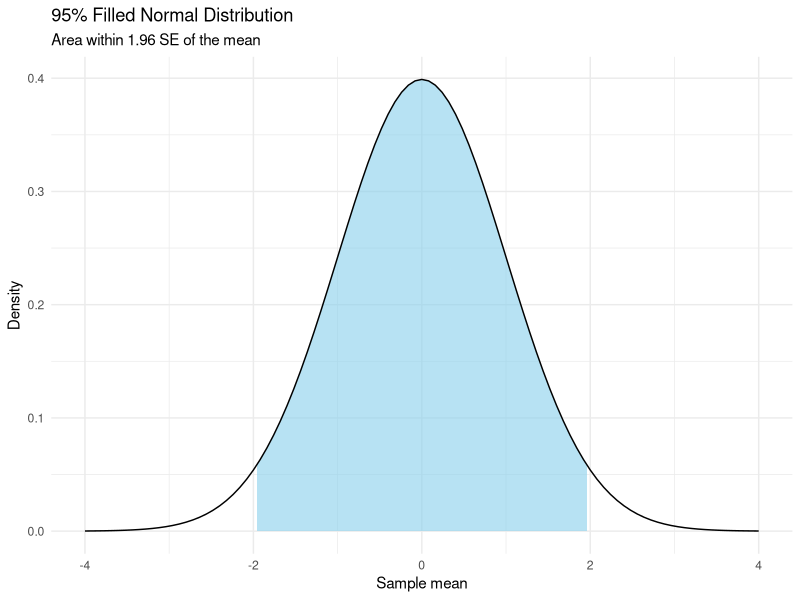
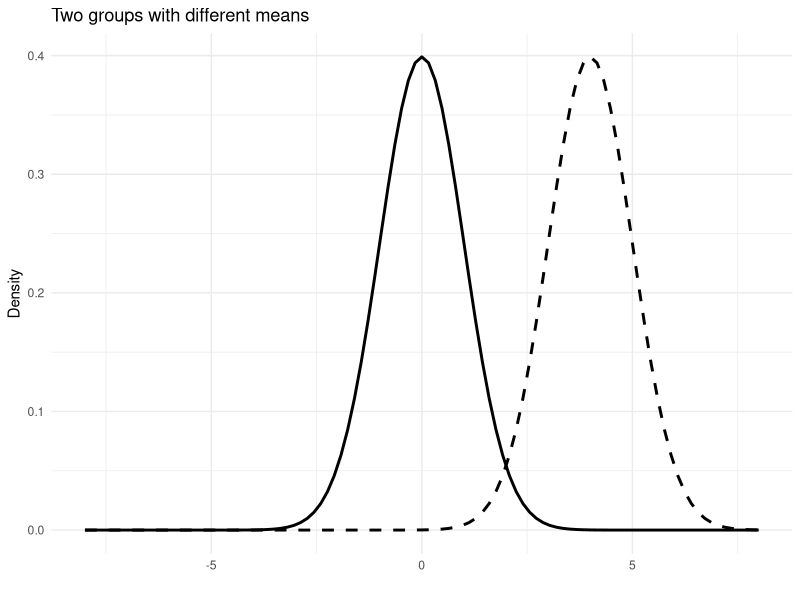
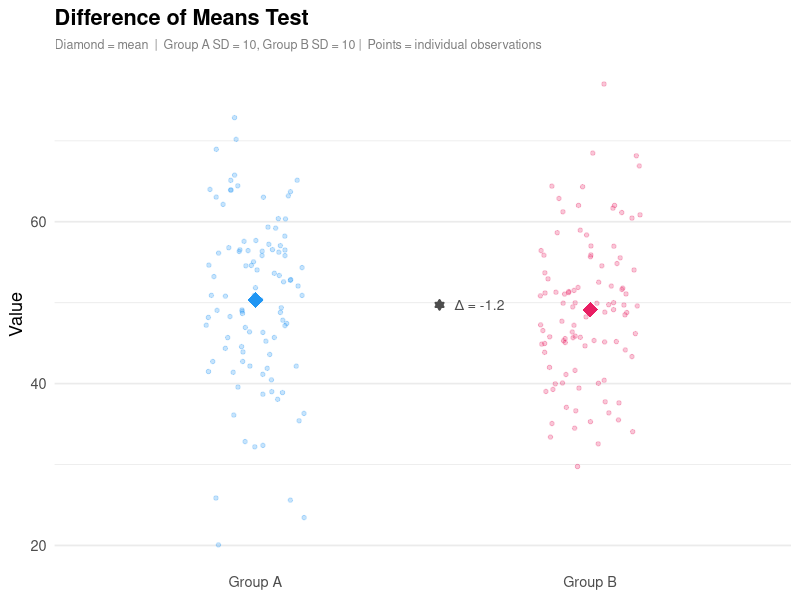
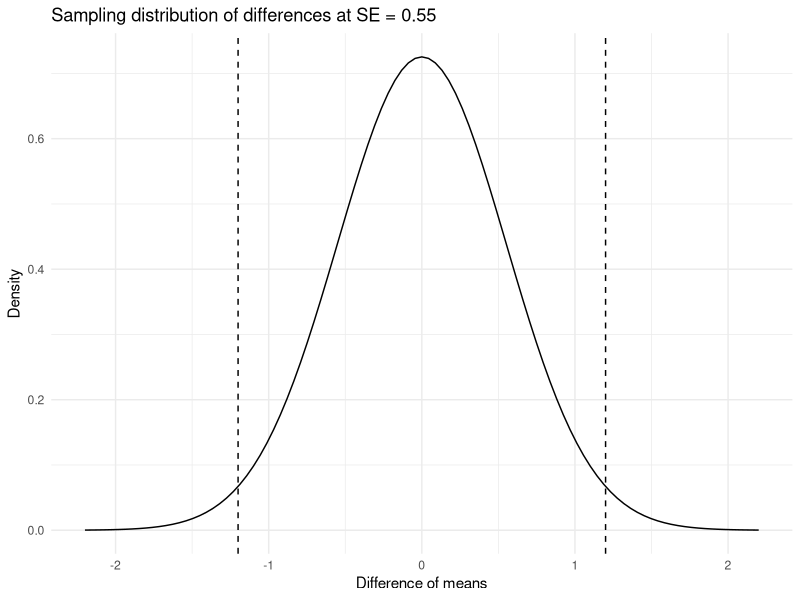
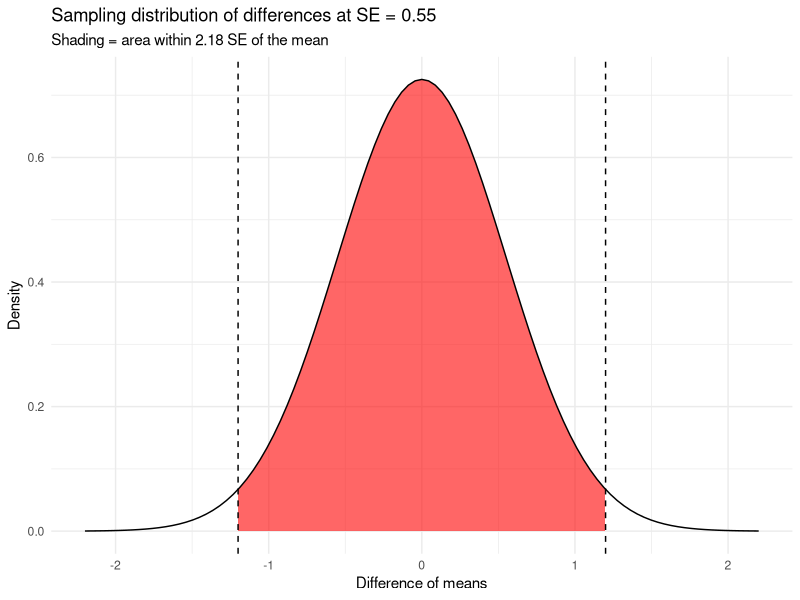
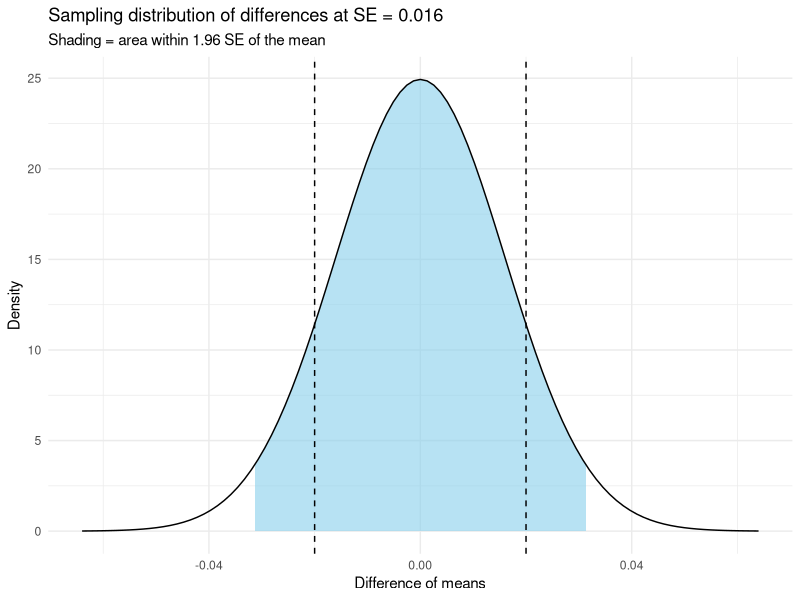

These charts were generated, in order, by the following R code:
## ---- chunk 1
#| fig-align: center

library(ggplot2)

# Define parameters
mean_val <- 0
sd_val <- 1
# 95% CI is roughly mean +/- 1.96 * sd
lower_bound <- qnorm(0.025, mean = mean_val, sd = sd_val)
upper_bound <- qnorm(0.975, mean = mean_val, sd = sd_val)

# Create the plot
ggplot(data.frame(x = c(mean_val - 4*sd_val, mean_val + 4*sd_val)), aes(x = x)) +
  # Fill the 95% area
  stat_function(fun = dnorm, args = list(mean = mean_val, sd = sd_val),
                xlim = c(lower_bound, upper_bound),
                geom = "area", fill = "skyblue", alpha = 0.6) +
  # Draw the full curve
  stat_function(fun = dnorm, args = list(mean = mean_val, sd = sd_val)) +
  labs(title = "95% Filled Normal Distribution",
       subtitle = "Area within 1.96 SE of the mean",
       x = "Sample mean", y = "Density") +
  theme_minimal()
## ---- chunk 2
set.seed(2000)
Mu <- 10 # population mean
var <- 5 # population variance
n <- 500 # sample size
sample_errors<-numeric(length = 100000) 
# 100,000 repeated samples
for(i in 1:100000){
  sample_mean<-mean(rnorm(n = n, mean = Mu, sd = sqrt(5)))
  sample_errors[i]<- sample_mean - Mu
}
# 95% of the errors are between:
quantile(sample_errors, c(.025, .975))

## ---- chunk 3

library(ggplot2)

# Define parameters
mean_val <- 0
sd_val <- 1
mean_val2<-4
sd_val2<-1
# 95% CI is roughly mean +/- 1.96 * sd
lower_bound <- qnorm(0.025, mean = mean_val, sd = sd_val)
upper_bound <- qnorm(0.975, mean = mean_val, sd = sd_val)

lower_bound2 <- qnorm(0.025, mean = mean_val2, sd = sd_val2)
upper_bound2 <- qnorm(0.975, mean = mean_val2, sd = sd_val2)


# Create the plot
ggplot(data.frame(x = c(mean_val - 8*sd_val, mean_val + 8*sd_val)), aes(x = x)) +
  # Fill the 95% area
 # stat_function(fun = dnorm, args = list(mean = mean_val, sd = sd_val),
#                xlim = c(lower_bound, upper_bound),
#                geom = "area", fill = "skyblue", alpha = 0.6) +
  # Draw the full curve
    # Fill the 95% area
 # stat_function(fun = dnorm, args = list(mean = mean_val, sd = sd_val),
#                xlim = c(lower_bound, upper_bound),
#                geom = "area", fill = "skyblue", alpha = 0.6) +
  # Draw the full curve
  stat_function(fun = dnorm, args = list(mean = mean_val, sd = sd_val), lwd=1) +
  
 # stat_function(fun = dnorm, args = list(mean = mean_val2, sd = sd_val2),
#                xlim = c(lower_bound, upper_bound),
#                geom = "area", fill = "orange", alpha = 0.6) +
  # Draw the full curve
  stat_function(fun = dnorm, args = list(mean = mean_val2, sd = sd_val2), lty=2, lwd=1) +
    # Fill the 95% area
 ## stat_function(fun = dnorm, args = list(mean = mean_val2, sd = sd_val2),
  #              xlim = c(lower_bound, upper_bound),
  #              geom = "area", fill = "orange", alpha = 0.6) +
  # Draw the full curve
  labs(title = "Two groups with different means",
       x = "", y = "Density") +
  theme_minimal()

## ---- chunk 4
#| fig-align: center

library(ggplot2)
library(dplyr)

# --- Simulate two groups ---
set.seed(42)
n <- 100
group_a <- rnorm(n, mean = 50, sd = 10)
group_b <- rnorm(n, mean = 50, sd = 10)

df <- data.frame(
  value = c(group_a, group_b),
  group = rep(c("Group A", "Group B"), each = n)
)

# --- Compute summary stats ---
stats <- df %>%
  group_by(group) %>%
  summarise(
    mean  = mean(value),
    se    = sd(value) / sqrt(n()),
    .groups = "drop"
  )

# --- Run t-test ---
ttest <- t.test(value ~ group, data = df)
p_val <- ttest$p.value
p_label <- ifelse(p_val < 0.001, "p < 0.001", paste0("p = ", round(p_val, 3)))

# --- Plot ---
ggplot() +
  # Jittered raw data points
  geom_jitter(
    data = df,
    aes(x = group, y = value, color = group),
    width = 0.15, alpha = 0.25, size = 1.2
  ) +
  # Shaded ±1 SE band (as a crossbar)
 # geom_crossbar(
#    data = stats,
#    aes(x = group, y = mean, ymin = mean - se, ymax = mean + se, fill = group),
#    width = 0.25, alpha = 0.4, color = NA
#  ) +
  # Mean point
  geom_point(
    data = stats,
    aes(x = group, y = mean, color = group),
    size = 5, shape = 18
  ) +
  # Mean ± 1 SE error bar
#  geom_errorbar(
#    data = stats,
#    aes(x = group, y = mean, ymin = mean - se, ymax = mean + se, color = group),
#    width = 0.12, linewidth = 1.2
#  ) +
  # Difference arrow + label
  annotate("segment",
    x = 1.55, xend = 1.55,
    y = stats$mean[1], yend = stats$mean[2],
    arrow = arrow(ends = "both", length = unit(0.08, "inches"), type = "closed"),
    color = "gray30", linewidth = 0.7
  ) +
  annotate("text",
    x = 1.67, y = mean(stats$mean),
    label = paste0("Δ = ", round(diff(stats$mean), 1)),
    size = 3.5, color = "gray30"
  ) +
  scale_color_manual(values = c("Group A" = "#2196F3", "Group B" = "#E91E63")) +
  scale_fill_manual( values = c("Group A" = "#2196F3", "Group B" = "#E91E63")) +
  labs(
    title    = "Difference of Means Test",
    subtitle = "Diamond = mean  |  Group A SD = 10, Group B SD = 10 |  Points = individual observations",
    x = NULL, y = "Value"
    #,
   # caption  = paste0(
  #    "Two-sample Welch t-test: t(", round(ttest$parameter, 1), ") = ",
  #    round(ttest$statistic, 2), ", ", p_label
  #  )
  ) +
  theme_minimal(base_size = 13) +
  theme(
    legend.position  = "none",
    plot.title       = element_text(face = "bold"),
    plot.subtitle    = element_text(size = 9, color = "gray50"),
    plot.caption     = element_text(size = 9, color = "gray50"),
    panel.grid.major.x = element_blank()
  )

## ---- chunk 5
#| fig-align: center

library(ggplot2)


# Define parameters
mean_val <- 0
sd_val <- 0.55
# 95% CI is roughly mean +/- 1.96 * sd
lower_bound <- qnorm(0.025, mean = mean_val, sd = sd_val)
upper_bound <- qnorm(0.975, mean = mean_val, sd = sd_val)

# Create the plot
ggplot(data.frame(x = c(mean_val - 4*sd_val, mean_val + 4*sd_val)), aes(x = x)) +
  # Fill the 95% area
  #stat_function(fun = dnorm, args = list(mean = mean_val, sd = sd_val),
  #              xlim = c(lower_bound, upper_bound),
  #              geom = "area", fill = "skyblue", alpha = 0.6) +
  # Draw the full curve
  stat_function(fun = dnorm, args = list(mean = mean_val, sd = sd_val)) +
  labs(title = "Sampling distribution of differences at SE = 0.55",
       #subtitle = "Shading = area within 1.96 SE of the mean",
       x = "Difference of means", y = "Density") +
  theme_minimal() +
  geom_vline(xintercept = -1.2, lwd =.5, lty=2) +
  geom_vline(xintercept = 1.2, lwd =.5, lty=2) 


## ---- chunk 6
# area below -2.18 SE
pnorm(-2.18, lower.tail = T)

## ---- chunk 7
# area above 2.18 SE
pnorm(2.18, lower.tail = F)

## ---- chunk 8
# area outside of plus or minus 2.18 SE of the mean
(1-pnorm(2.18, lower.tail = T)) * 2

## ---- chunk 9
#| fig-align: center

library(ggplot2)


# Define parameters
mean_val <- 0
sd_val <- 0.55
# 95% CI is roughly mean +/- 1.96 * sd
lower_bound <- qnorm(0.01462873, mean = mean_val, sd = sd_val)
upper_bound <- qnorm(0.9853713, mean = mean_val, sd = sd_val)

# Create the plot
ggplot(data.frame(x = c(mean_val - 4*sd_val, mean_val + 4*sd_val)), aes(x = x)) +
  # Fill the 95% area
  stat_function(fun = dnorm, args = list(mean = mean_val, sd = sd_val),
                xlim = c(lower_bound, upper_bound),
                geom = "area", fill = "red", alpha = 0.6) +
  # Draw the full curve
  stat_function(fun = dnorm, args = list(mean = mean_val, sd = sd_val)) +
  labs(title = "Sampling distribution of differences at SE = 0.55",
       subtitle = "Shading = area within 2.18 SE of the mean",
       x = "Difference of means", y = "Density") +
  theme_minimal() +
  geom_vline(xintercept = -1.2, lwd =.5, lty=2) +
  geom_vline(xintercept = 1.2, lwd =.5, lty=2) 


## ---- chunk 10
#| fig-align: center

library(ggplot2)


# Define parameters
mean_val <- 0
sd_val <- 0.016
# 95% CI is roughly mean +/- 1.96 * sd
lower_bound <- qnorm(0.025, mean = mean_val, sd = sd_val)
upper_bound <- qnorm(0.975, mean = mean_val, sd = sd_val)

# Create the plot
ggplot(data.frame(x = c(mean_val - 4*sd_val, mean_val + 4*sd_val)), aes(x = x)) +
  # Fill the 95% area
  stat_function(fun = dnorm, args = list(mean = mean_val, sd = sd_val),
                xlim = c(lower_bound, upper_bound),
                geom = "area", fill = "skyblue", alpha = 0.6) +
  # Draw the full curve
  stat_function(fun = dnorm, args = list(mean = mean_val, sd = sd_val)) +
  labs(title = "Sampling distribution of differences at SE = 0.016",
       subtitle = "Shading = area within 1.96 SE of the mean",
       x = "Difference of means", y = "Density") +
  theme_minimal() +
  geom_vline(xintercept = -0.02, lwd =.5, lty=2) +
  geom_vline(xintercept = 0.02, lwd =.5, lty=2) 
